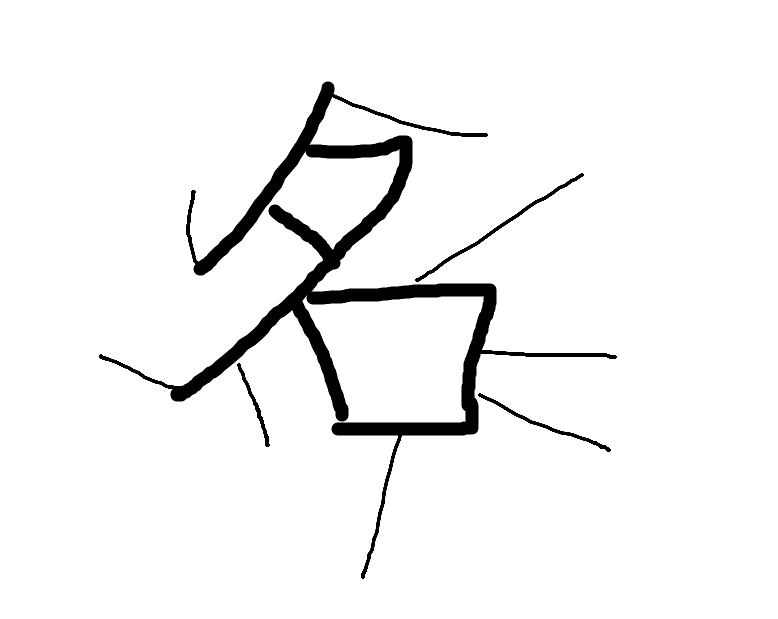
#> input picture ceshi4.png, 778 x 619 px
$ jupyter execute '4.1腐蚀操作.ipynb'
#> lines starting #> are read from the running program, lines starting #| are printed output that depends on the picture
[cell 1]
import cv2
import numpy as np
import matplotlib.pyplot as plt

#读取图像，0表示用灰度图的方式表示
img = cv2.imread('ceshi4.png', 0)
#> img is the input picture: shape (619, 778); min 0, max 255, mean 243.5

#定义一个5×5全1 的矩阵作为结构元素（卷积核）
kernel = np.ones((5,5), np.uint8)

#执行腐蚀操作 iterations = 2, 表示连续腐蚀2次
eroded = cv2.erode(img, kernel, iterations=5)
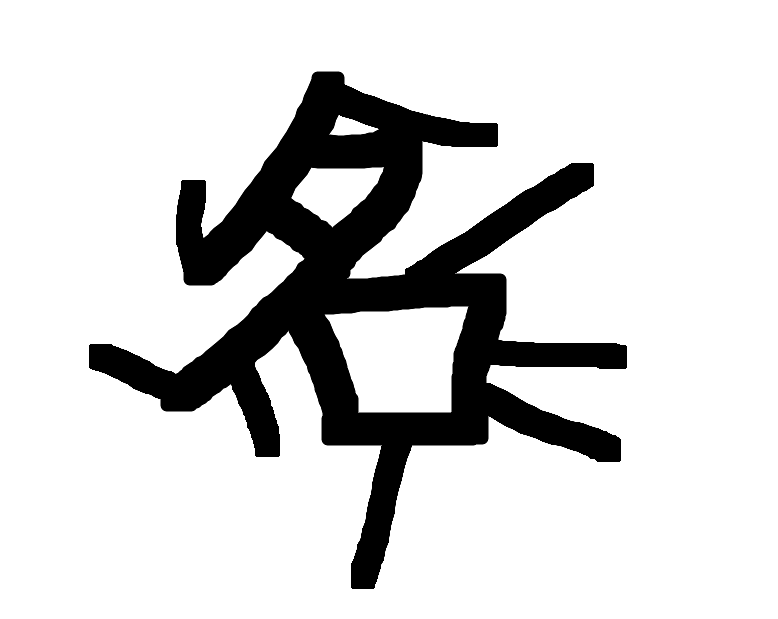
#> eroded: shape (619, 778); min 0, max 255, mean 213.8


fig, axes = plt.subplots(1, 2, figsize=(15, 10))

axes[0].imshow(img)
axes[0].set_title('Origianal')
axes[0].axis('off')

axes[1].imshow(eroded)
axes[1].set_title('eroded')
axes[1].axis('off')

#统一显示所有图片
plt.tight_layout()
plt.show()
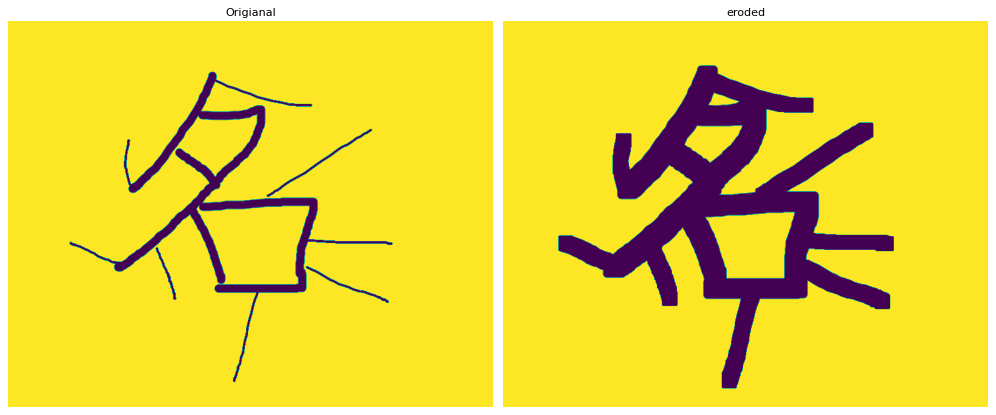
#> figure drawn by matplotlib, 2 panels
# [5 lines of commented-out code are left out]

**造成这个原因是：腐蚀的原理是当5×5的方块在图像中滑动时，只要在5×5这个范围内有一点像素值很低的，就会把像素拉的越低**

[cell 2]
import cv2
import numpy as np
import matplotlib.pyplot as plt

#读取图像，0表示用灰度图的方式表示
img = cv2.imread('ceshi4.png', 0)

#经行颜色反转
img = cv2.bitwise_not(img)
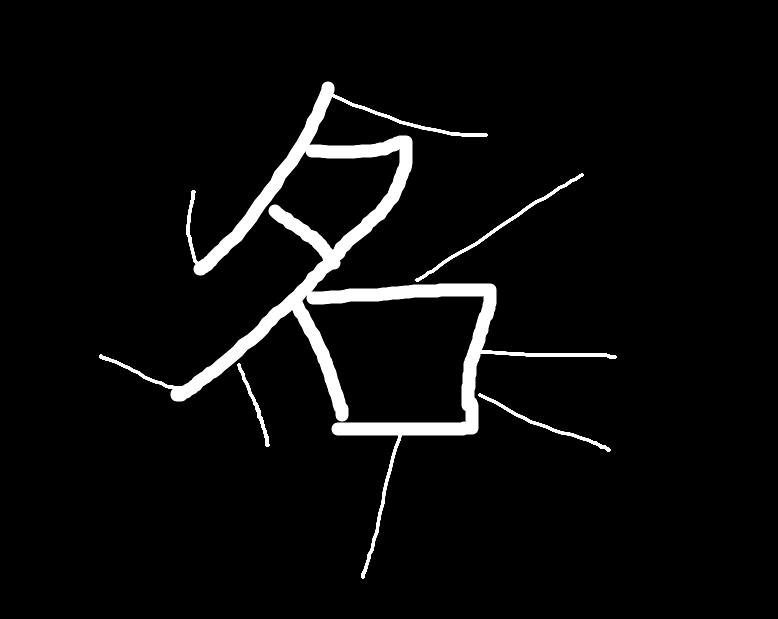
#> img: shape (619, 778); min 0, max 255, mean 11.5

#定义一个5×5全1 的矩阵作为结构元素（卷积核）
kernel = np.ones((5,5), np.uint8)

#执行腐蚀操作 iterations = 2, 表示连续腐蚀2次
eroded = cv2.erode(img, kernel, iterations=1)
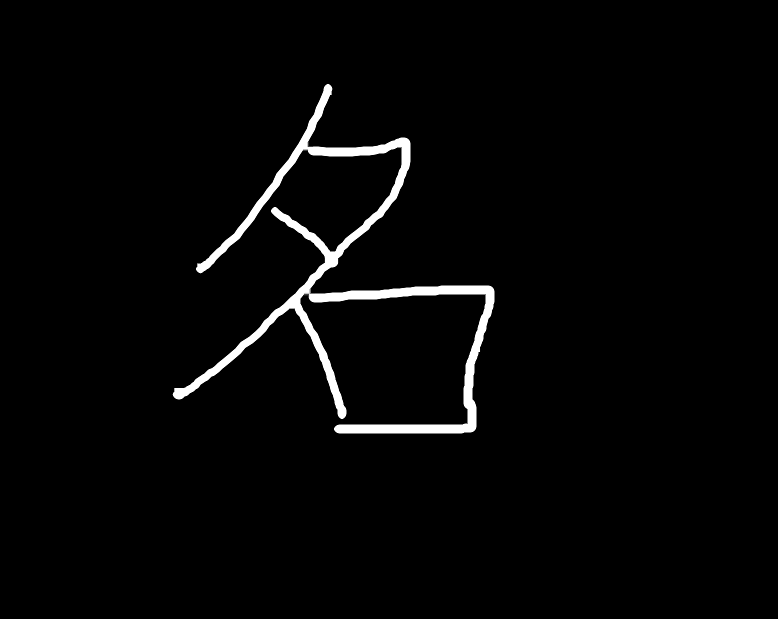
#> eroded: shape (619, 778); min 0, max 255, mean 5.9


fig, axes = plt.subplots(1, 2, figsize=(15, 10))

axes[0].imshow(img)
axes[0].set_title('Origianal')
axes[0].axis('off')

axes[1].imshow(eroded)
axes[1].set_title('eroded')
axes[1].axis('off')

#统一显示所有图片
plt.tight_layout()
plt.show()
